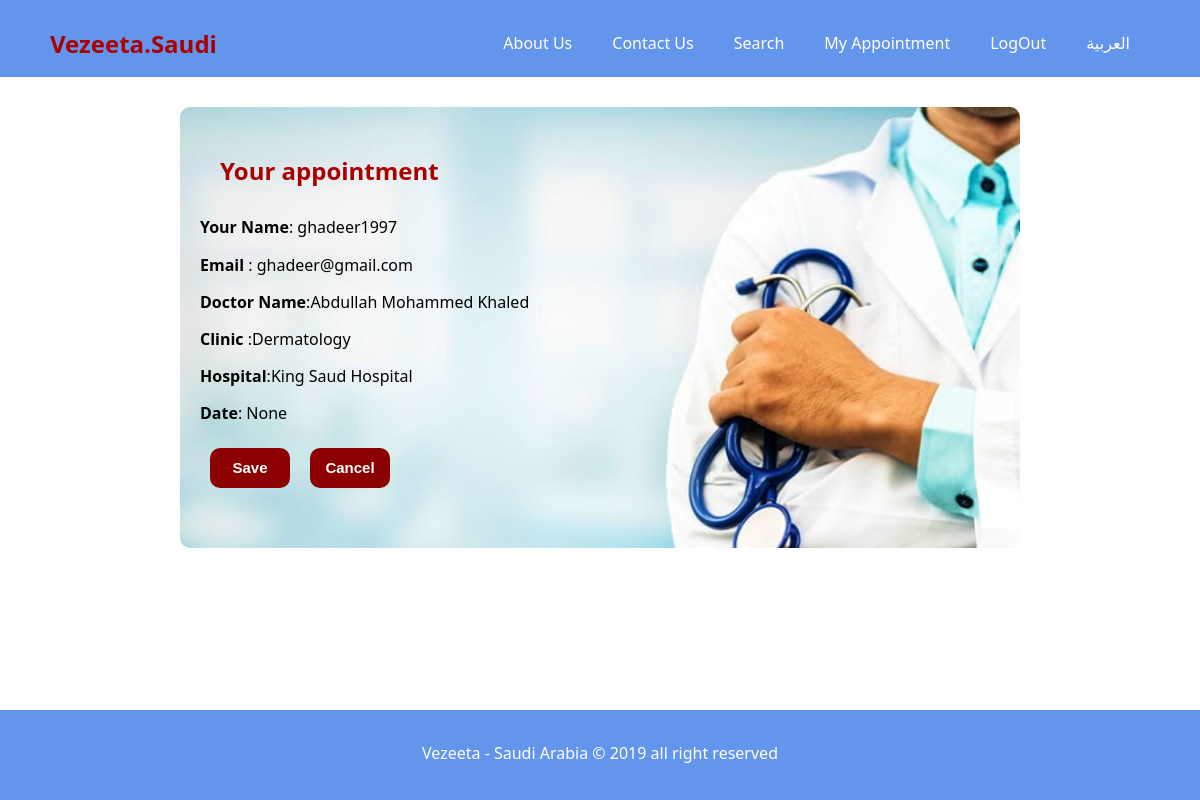
The app's page /booking/2 (signed in) with its own data.
### Final_App/models.py (models this page shows, shortened)
class doctors(models.Model):
    full_name = models.CharField(max_length=100)
    major = models.CharField(max_length=100)
    clinic = models.CharField(max_length=100 , choices=Clinics, default='Other')
    Hospital = models.CharField(max_length=100, choices=Hospitals, default='King Saud Hospital')
    phone = models.CharField(max_length=100)
    price = models.CharField(max_length=100)
    Gender = models.CharField(max_length=100, choices=Genders, default='Male')
    City = models.CharField(max_length=100, choices=Cities, default='Riyadh')
    picture = models.ImageField(upload_to='doctors')
    rating = models.CharField(max_length=100, choices=Ratings, default='0')
    from_date = models.DateTimeField(default=timezone.now, null=True)
    to_date = models.DateTimeField(default=timezone.now, null=True)

### Final_App/views.py (the view)
# urls.py: path('booking/<int:id>', views.booking, name='booking'),
def booking(request, id):
    date = request.POST.get('date', None)
    id_Doctor = id
    booking = doctors.objects.get(pk = id)
    data = {
        "date": date,
        'id': id_Doctor,
        "informtion_dector":booking
    }
    return render(request, 'booking.html', data)

### template/booking.html (shortened to what this page needs)
{% extends 'base.html'%}
{% block body %}
<div class="signup">
    <div class="list">
        <div class="content">
            <form action="{% url 'savebooking' user.username %}" method="POST" id="savebooking">
                {% if not user.is_authenticated %}
                <p>please login to complete your booking</p>
                {% else %}
                <h2>Your appointment</h2>
                <p><strong>Your Name</strong>: {{user.username}}</p>
                <p><strong>Email</strong> : {{user.email}}</p>
                <p><strong>Doctor Name</strong>:{{informtion_dector.full_name}}</p>
                <p><strong>Clinic</strong> :{{informtion_dector.clinic}}</p>
                <p><strong>Hospital</strong>:{{informtion_dector.Hospital}}</p>
                <p><strong>Date</strong>: {{date}}</p>
                {% endif %}
                <button type="submit" name='booking' value={{date}} form="savebooking" class="btnsave">Save</button>
            </form>
            <button class="btnsave"><a href="{% url 'home_english' %}">Cancel</a></button>
        </div>
    </div>
</div>
{% endblock %}

### static/CSS/style.css (style rules this page uses)
* { padding: 0; margin: 0; box-sizing: border-box; }
body { font-family: 'Segoe UI', Tahoma, Geneva, Verdana, sans-serif; line-height: 1.7rem; }
a { text-decoration: none; color: white; }
h1,h2,h3 { padding-bottom: 20px; color : darkred; }
p { margin: 10px 0; }
.signup h2 { padding-left: 20px; padding-top: 30px; color: rgb(170, 0, 0); }
.signup, .signupmsg { width: 70%; margin: 30px auto; background-image: url('../img/doctors.jpg'); background-repeat: no-repeat ; background-size: cover ; border-radius: 10px; padding-bottom: 30px; margin-bottom: 100px; }
.btnsave { width: 80px; margin-bottom: 5px; margin-top: 20px; background-color: darkred ; border: none ; color: white ; height: 40px; border-radius: 10px; font-weight: bold ; font-size: 15px; float: left; margin: 10px; }
.list { width: 100%; overflow: hidden ; padding: 20px; }
.content { float: left ; width: 70%; }

### records on screen
doctors: full_name "Abdullah Mohammed Khaled", clinic "Dermatology", Hospital "King Saud Hospital"

### other values on screen
{{ user.username }} "ghadeer1997"
{{ user.email }} "ghadeer@gmail.com"
{{ date }} "None"
